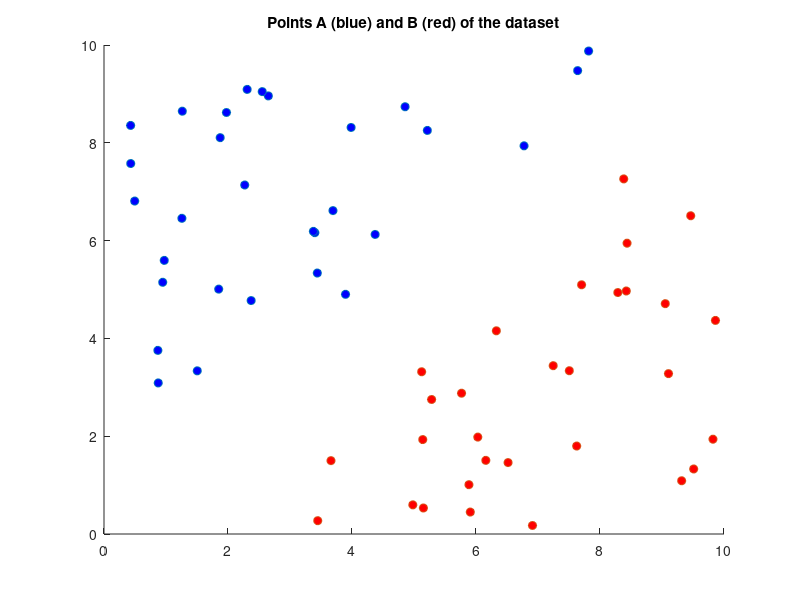

This chart was generated by the following MATLAB code:

%{
    Immaginiamo che i dati siano LINEARMENTE SEPARABILI
    , ergo che le convex hull dei due set A e B non abbiano
    alcuna intersezione tra loro.
%}




%{
    DATASET
%}

A = [0.4952    6.8088    
    2.6505    8.9590    
    3.4403    5.3366    
    3.4010    6.1624    
    5.2153    8.2529    
    7.6393    9.4764    
    1.5041    3.3370    
    3.9855    8.3138    
    1.8500    5.0079    
    1.2631    8.6463    
    3.8957    4.9014    
    1.9751    8.6199    
    1.2565    6.4558    
    4.3732    6.1261    
    0.4297    8.3551    
    3.6931    6.6134    
    7.8164    9.8767    
    4.8561    8.7376    
    6.7750    7.9386    
    2.3734    4.7740 
    0.8746    3.0892  
    2.3088    9.0919   
    2.5520    9.0469  
    3.3773    6.1886  
    0.8690    3.7550   
    1.8738    8.1053   
    0.9469    5.1476   
    0.9718    5.5951   
    0.4309    7.5763   
    2.2699    7.1371  ];

B = [7.2450    3.4422
   7.7030    5.0965 
   5.7670    2.8791 
   3.6610    1.5002  
   9.4633    6.5084
   9.8221    1.9383 
   8.2874    4.9380 
   5.9078    0.4489 
   4.9810    0.5962 
   5.1516    0.5319 
   8.4363    5.9467  
   8.4240    4.9696  
   7.6240    1.7988
   3.4473    0.2725 
   9.0528    4.7106  
   9.1046    3.2798   
   6.9110    0.1745  
   5.1235    3.3181  
   7.5051    3.3392  
   6.3283    4.1555   
   6.1585    1.5058
   8.3827    7.2617 
   5.2841    2.7510 
   5.1412    1.9314
   6.0290    1.9818  
   5.8863    1.0087  
   9.5110    1.3298 
   9.3170    1.0890  
   6.5170    1.4606   
   9.8621    4.3674  ];

%il training set è l'unione di A e B
T = [A;B];

%dimensione set A e B
nA = size(A,1);
nB = size(B,1);

%plotto i punti
figure(1), clf
scatter(A(:,1),A(:,2), 'MarkerFaceColor','b')
hold on
scatter(B(:,1),B(:,2), 'MarkerFaceColor','r')
title("Points A (blue) and B (red) of the dataset");

%Creo le matrici e i vettori per la quadprog

% x^TQx + c^Tx
Q = [1 0 0;
    0 1 0;
    0 0 0];

c = [0;
     0;
     0];

%Ax<=b

A = [[-A -ones(nA,1)] ; [B ones(nB,1)]];
b = -ones(nA+nB,1);

%risolvo il problema quadratico convesso
solution = quadprog(Q,c,A,b,[],[],[],[],[]);

%estraggo le componenti della soluzione
w1 = solution(1);
w2 = solution(2);
b = solution(3);

%disegno l'hyperplane w1*x + w2*y + b
max_x = max(T(:,1));

start_x = 0;
start_y = (-w1*start_x-b)/w2;

end_x = max_x;
end_y = (-w1*end_x-b)/w2;

hold on
plot([start_x end_x], [start_y  end_y],'k-')


